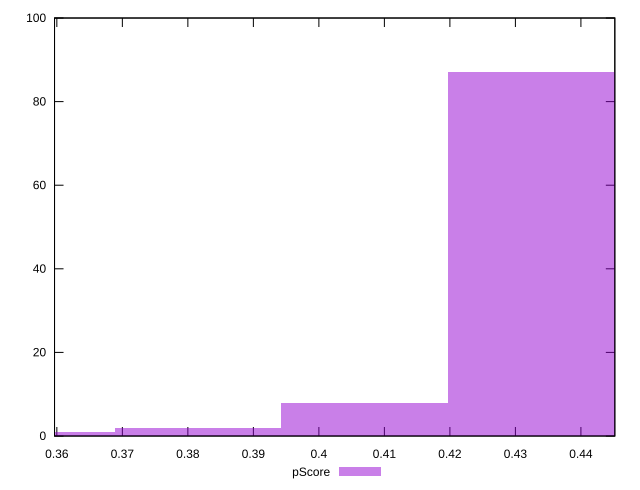

Recreate this plot in gnuplot.
reset

$pScore <<EOF
0.3815540065986584 2
0.4324278741451462 87
0.4069909403719023 8
0.3561170728254145 1
0.4578648079183901 2
EOF

set key outside below
set boxwidth 0.025436933773243894
set xrange [0.35964705882352943:0.4451764705882353]
set yrange [0:100]
set trange [0:100]
set style fill transparent solid 0.5 noborder
set terminal svg size 640, 490 enhanced background rgb 'white'
set output "report_00014_2021-02-09T15:56:05.503Z/uses-rel-preload/samples/pages+cached+noadtech+nomedia+nocss/pScore/histogram.svg"

plot $pScore title "pScore" with boxes

reset
